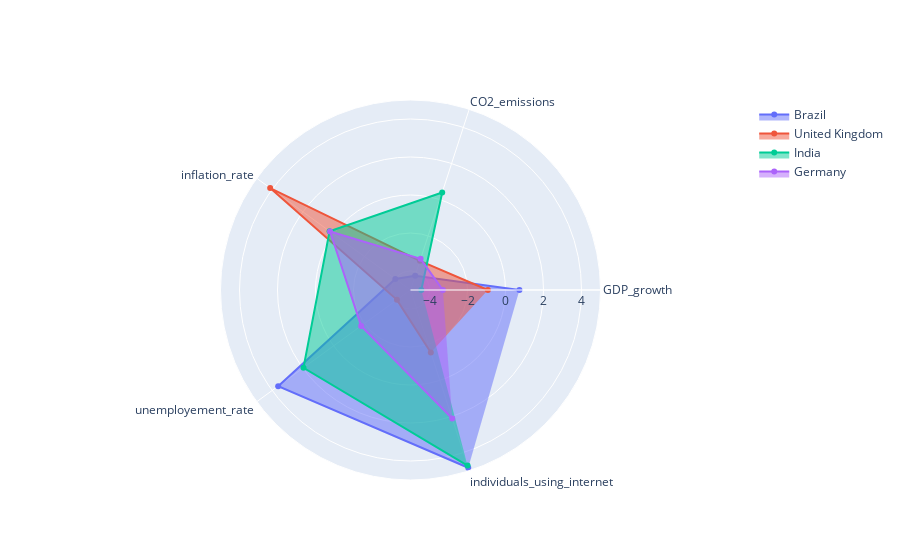

Notebook source saved alongside this figure:
### Code cell
#erstmal nur ein radardiagramm anzeigen lassen

### Figure 1 — Plotly figure (JSON) as saved in the notebook; plotly's stock layout.template omitted (floating-point values rounded to 4 significant figures)
{"data": [{"fill": "toself", "name": "Brazil", "r": [0.7344, -4.207, -4.013, 3.608, 4.835], "showlegend": true, "theta": ["GDP_growth", "CO2_emissions", "inflation_rate", "unemployement_rate", "individuals_using_internet"], "type": "scatterpolar"}, {"fill": "toself", "name": "United Kingdom", "r": [-0.9292, -3.387, 4.13, -4.118, -1.538], "showlegend": true, "theta": ["GDP_growth", "CO2_emissions", "inflation_rate", "unemployement_rate", "individuals_using_internet"], "type": "scatterpolar"}, {"fill": "toself", "name": "India", "r": [-4.431, 0.3992, 0.2653, 1.962, 4.718], "showlegend": true, "theta": ["GDP_growth", "CO2_emissions", "inflation_rate", "unemployement_rate", "individuals_using_internet"], "type": "scatterpolar"}, {"fill": "toself", "name": "Germany", "r": [-3.296, -3.276, 0.2333, -1.786, 2.108], "showlegend": true, "theta": ["GDP_growth", "CO2_emissions", "inflation_rate", "unemployement_rate", "individuals_using_internet"], "type": "scatterpolar"}], "layout": {"polar": {"radialaxis": {"range": [-5, 5], "visible": true}}, "showlegend": true}}
